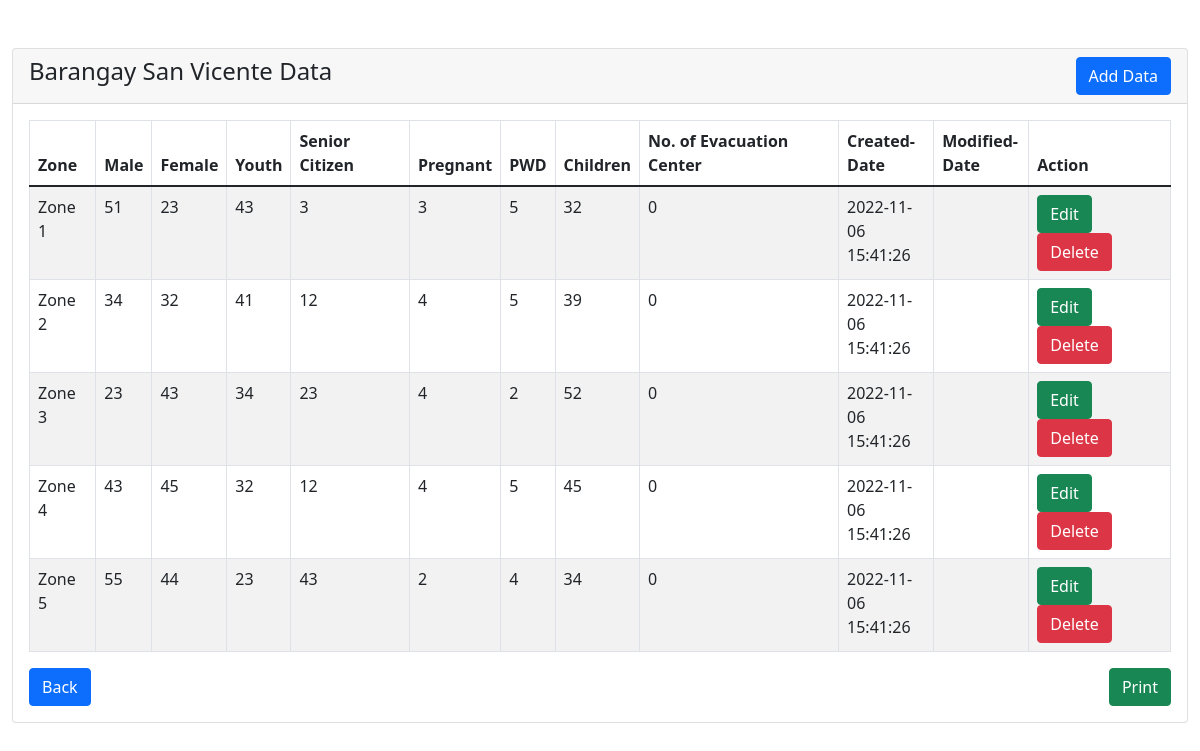
/admin/barangay-statistics/san-vicente/san-vicente-tbl.php (signed in), run on the app's committed database.
### tables this page shows
CREATE TABLE `barangay_data` (
  `id` int(10) NOT NULL,
  `barangay_name` varchar(50) NOT NULL,
  `zone` varchar(15) NOT NULL,
  `male` int(11) NOT NULL,
  `female` int(11) NOT NULL,
  `youth` int(11) NOT NULL,
  `senior_citizen` int(11) NOT NULL,
  `pregnant` int(11) NOT NULL,
  `pwd` int(11) NOT NULL,
  `children` int(11) NOT NULL,
  `no_evacuations` int(11) NOT NULL,
  `created_date` timestamp NULL DEFAULT current_timestamp(),
  `modified_date` timestamp NULL DEFAULT NULL ON UPDATE current_timestamp()
);

### admin/barangay-statistics/san-vicente/san-vicente-tbl.php (the view, shortened to what this page needs)
<?php
require '../../dbconfig.php';
?>
<!doctype html>
<html lang="en">
  <head>
    <link rel="stylesheet" type="text/css" href="../style-print.css" media="print" >
    <link href="https://cdn.jsdelivr.net/npm/bootstrap@5.1.3/dist/css/bootstrap.min.css" rel="stylesheet">
</head>
<body>
    <div class="container-fluid mt-5">
        <div class="row">
            <div class="col-md-12">
                <div class="card">
                    <div class="card-header">
                        <h4>Barangay San Vicente Data
                            <a href="add-data.php" class="btn btn-primary float-end" id="print-btn">Add Data</a>
                        </h4>
                    </div>
                    <div class="card-body">
                        <table class="table table-bordered table-striped">
                            <thead>
                                <tr>
                                    <th>Zone</th>
                                    <th>Male</th>
                                    <th>Female</th>
                                    <th>Youth</th>
                                    <th>Senior Citizen</th>
                                    <th>Pregnant</th>
                                    <th>PWD</th>
                                    <th>Children</th>
                                    <th>No. of Evacuation Center</th>
                                    <th id="print-btn">Created-Date</th>
                                    <th id="print-btn">Modified-Date</th>
                                    <th id="print-btn">Action</th>
                                </tr>
                            </thead>
                            <tbody>
                                <?php
                                    $query = "SELECT * FROM barangay_data WHERE barangay_name='San Vicente'";
                                    $query_run = mysqli_query($con, $query);
                                    if(mysqli_num_rows($query_run) > 0)
                                    {
                                        foreach($query_run as $san_vicente)
                                        {
                                            ?>
                                           <tr>
                                                <td><?= $san_vicente['zone']; ?></td>
                                                <td><?= $san_vicente['male']; ?></td>
                                                <td><?= $san_vicente['female']; ?></td>
                                                <td><?= $san_vicente['youth']; ?></td>
                                                <td><?= $san_vicente['senior_citizen']; ?></td>
                                                <td><?= $san_vicente['pregnant']; ?></td>
                                                <td><?= $san_vicente['pwd']; ?></td>
                                                <td><?= $san_vicente['children']; ?></td>
                                                <td><?= $san_vicente['no_evacuations']; ?></td>
                                                <td id="print-btn" class="col-md-1"><?= $san_vicente['created_date']; ?></td>
                                                <td id="print-btn" class="col-md-1"><?= $san_vicente['modified_date']; ?></td>
                                                <td id="print-btn"  class="col-md-1.1">
                                                    <a href="edit-data.php?id=<?= $san_vicente['id']; ?>" class="btn btn-success btn">Edit</a>
                                                    <button type="button" class="btn btn-danger btn deletebtn">Delete</button>
                                                </td>
                                            </tr>
                                            <?php
                                        }
                                    }
                                    else
                                    {
                                        echo "<h5> No Record Found </h5>";
                                    }
                                ?>
                            </tbody>
                        </table>
                        <a href="../barangay-statistics.php" class="btn btn-primary float-start" id="print-btn">Back</a>
                        <button onclick="window.print()" class="btn btn-success float-end" id="print-btn">  Print  </button>
                    </div>
                </div>
            </div>
        </div>
    </div>
</body>
</html>

### admin/barangay-statistics/style-print.css (style rules this page uses)
#print-btn { display: none; visibility: none; }

### data on the page
barangay_data: zone "Zone 1", male "51", female "23", youth "43", senior_citizen "3", pregnant "3", pwd "5", children "32", no_evacuations "0", created_date "2022-11-06 15:41:26"
barangay_data: zone "Zone 2", male "34", female "32", youth "41", senior_citizen "12", pregnant "4", pwd "5", children "39", no_evacuations "0", created_date "2022-11-06 15:41:26"
barangay_data: zone "Zone 3", male "23", female "43", youth "34", senior_citizen "23", pregnant "4", pwd "2", children "52", no_evacuations "0", created_date "2022-11-06 15:41:26"
barangay_data: zone "Zone 4", male "43", female "45", youth "32", senior_citizen "12", pregnant "4", pwd "5", children "45", no_evacuations "0", created_date "2022-11-06 15:41:26"
barangay_data: zone "Zone 5", male "55", female "44", youth "23", senior_citizen "43", pregnant "2", pwd "4", children "34", no_evacuations "0", created_date "2022-11-06 15:41:26"
